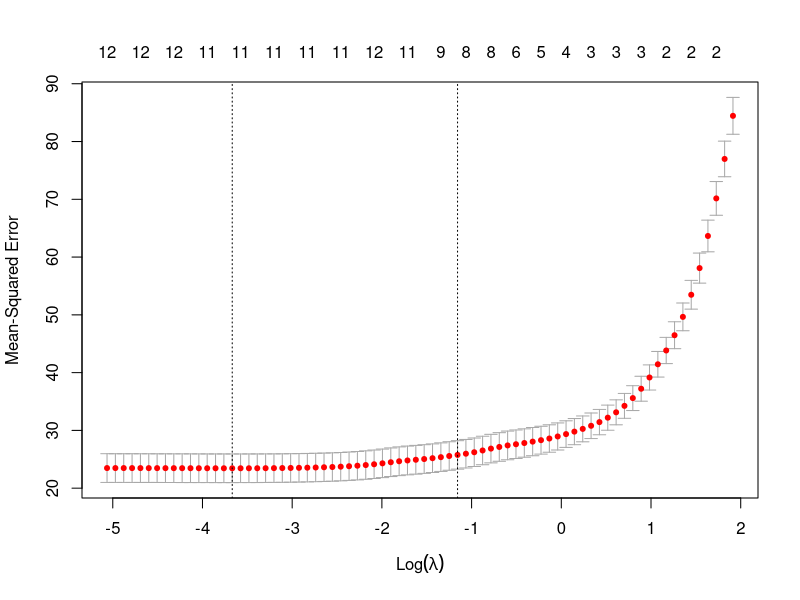

Here is the R script that generated this plot:
## ---- chunk 1
library(MASS)
data(Boston); #this data is in MASS package
library(boot)
model_full <- glm(medv~., data = Boston)
cv.glm(data = Boston, glmfit = model_full, K = 10)$delta[2]

model_2 <- glm(medv~indus + rm, data = Boston)
cv.glm(data = Boston, glmfit = model_2, K = 10)$delta[2]
## ---- chunk 2
MAE_cost <- function(pi, r){
  return(mean(abs(pi-r)))
}

cv.glm(data = Boston, glmfit = model_full, cost = MAE_cost, K = 10)$delta[2]

cv.glm(data = Boston, glmfit = model_2, cost = MAE_cost, K = 10)$delta[2]
## ---- chunk 3
cv.glm(data = Boston, glmfit = model_full, K = nrow(Boston))$delta[2]

cv.glm(data = Boston, glmfit = model_2, K = nrow(Boston))$delta[2]
## ---- chunk 4
library(glmnet)
lasso_fit  <- glmnet(x = as.matrix(Boston[, -c(which(colnames(Boston)=='medv'))]), y = Boston$medv, alpha = 1)
#use 10-fold cross validation to pick lambda
cv_lasso_fit = cv.glmnet(x = as.matrix(Boston[, -c(which(colnames(Boston)=='medv'))]), y = Boston$medv, alpha = 1, nfolds = 10)
plot(cv_lasso_fit)
## ---- chunk 5
cv_lasso_fit$lambda.min
## ---- chunk 6
coef(lasso_fit, s = cv_lasso_fit$lambda.min)
pred_IS <- predict(lasso_fit, as.matrix(Boston[, -c(which(colnames(Boston)=='medv'))]), s = cv_lasso_fit$lambda.min)
MAE_cost(pred_IS, Boston$medv)
